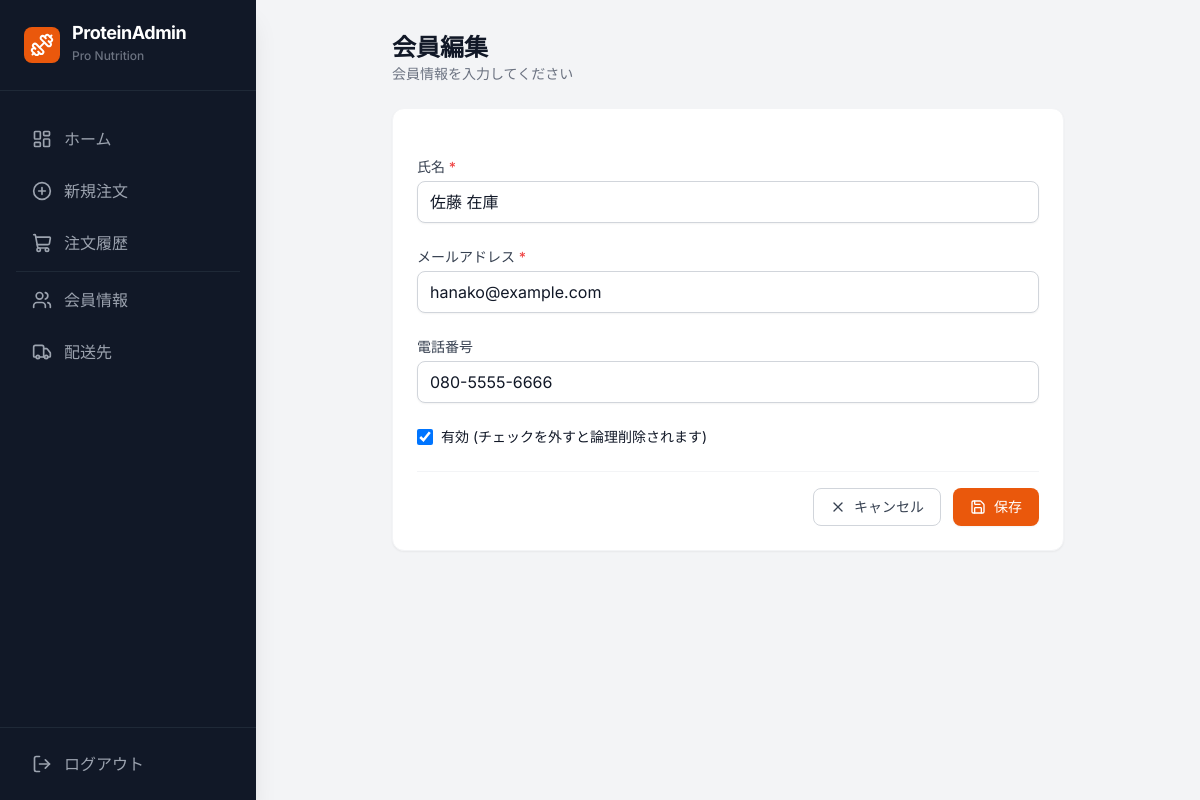
The page /members/3/edit/ (signed in) on the database its author committed.
### dashboard/models.py (models this page shows, shortened)
class Member(models.Model):
    name = models.CharField(max_length=100)
    email = models.EmailField(unique=True)
    phone = models.CharField(max_length=20, blank=True)
    is_active = models.BooleanField(default=True)
    created_at = models.DateTimeField(auto_now_add=True)
    updated_at = models.DateTimeField(auto_now=True)

### dashboard/views.py (the view)
# urls.py: path('members/<int:pk>/edit/', views.MemberUpdateView.as_view(), name='member-edit'),
class MemberUpdateView(LoginRequiredMixin, UpdateView):
    model = Member
    form_class = MemberForm
    template_name = 'dashboard/member_form.html'
    success_url = reverse_lazy('member-list')

### dashboard/forms.py (shortened to what this page needs)
class MemberForm(forms.ModelForm):
    class Meta:
        model = Member
        fields = ['name', 'email', 'phone', 'is_active']

### dashboard/templates/dashboard/member_form.html (shortened to what this page needs)
{% extends 'dashboard/base.html' %}
{% block content %}
<div class="max-w-2xl mx-auto">
  <div class="mb-6">
    <h2 class="text-2xl font-bold text-gray-900">
      {% if form.instance.pk %}会員編集{% else %}新規会員登録{% endif %}
    </h2>
    <p class="text-gray-500 text-sm">会員情報を入力してください</p>
  </div>
  <form method="post" class="bg-white rounded-xl shadow-sm border border-gray-100 p-6 space-y-6" novalidate>
    <div>
      <label for="{{ form.name.id_for_label }}" class="block text-sm font-medium text-gray-700 mb-1">
        氏名 <span class="text-red-500">*</span>
      </label>
      <input type="text" name="{{ form.name.name }}" id="{{ form.name.id_for_label }}"
        value="{{ form.name.value|default:'' }}" required
        class="w-full bg-white border border-gray-300 rounded-lg shadow-sm py-2 px-3 text-gray-900 placeholder-gray-400 focus:outline-none focus:ring-orange-500 focus:border-orange-500">
    </div>
    <div>
      <label for="{{ form.email.id_for_label }}" class="block text-sm font-medium text-gray-700 mb-1">
        メールアドレス <span class="text-red-500">*</span>
      </label>
      <input type="email" name="{{ form.email.name }}" id="{{ form.email.id_for_label }}"
        value="{{ form.email.value|default:'' }}" required
        class="w-full bg-white border border-gray-300 rounded-lg shadow-sm py-2 px-3 text-gray-900 placeholder-gray-400 focus:outline-none focus:ring-orange-500 focus:border-orange-500">
    </div>
    <div>
      <label for="{{ form.phone.id_for_label }}" class="block text-sm font-medium text-gray-700 mb-1">
        電話番号
      </label>
      <input type="text" name="{{ form.phone.name }}" id="{{ form.phone.id_for_label }}"
        value="{{ form.phone.value|default:'' }}"
        class="w-full bg-white border border-gray-300 rounded-lg shadow-sm py-2 px-3 text-gray-900 placeholder-gray-400 focus:outline-none focus:ring-orange-500 focus:border-orange-500">
    </div>
    <div class="flex items-center">
      <input type="checkbox" name="{{ form.is_active.name }}" id="{{ form.is_active.id_for_label }}"
        class="h-4 w-4 text-orange-600 focus:ring-orange-500 border-gray-300 rounded" {% if form.is_active.value %}checked{% endif %}>
      <label for="{{ form.is_active.id_for_label }}" class="ml-2 block text-sm text-gray-900">
        有効 (チェックを外すと論理削除されます)
      </label>
    </div>
    <div class="flex justify-end space-x-3 pt-4 border-t border-gray-100">
      <a href="{% url 'member-list' %}"
        class="flex items-center px-4 py-2 border border-gray-300 rounded-lg text-sm font-medium text-gray-700 hover:bg-gray-50 focus:outline-none focus:ring-2 focus:ring-offset-2 focus:ring-orange-500 transition-colors">
        <i data-lucide="x" class="w-4 h-4 mr-2"></i>
        キャンセル
      </a>
      <button type="submit"
        class="flex items-center px-4 py-2 border border-transparent rounded-lg shadow-sm text-sm font-medium text-white bg-orange-600 hover:bg-orange-700 focus:outline-none focus:ring-2 focus:ring-offset-2 focus:ring-orange-500 transition-colors">
        <i data-lucide="save" class="w-4 h-4 mr-2"></i>
        保存
      </button>
    </div>
  </form>
</div>
{% endblock %}

### dashboard/templates/dashboard/base.html (style rules this page uses)
body { font-family: 'Inter', sans-serif; }

### rows shown on the page
Member: name "佐藤 在庫", email "hanako@example.com", phone "080-5555-6666"
